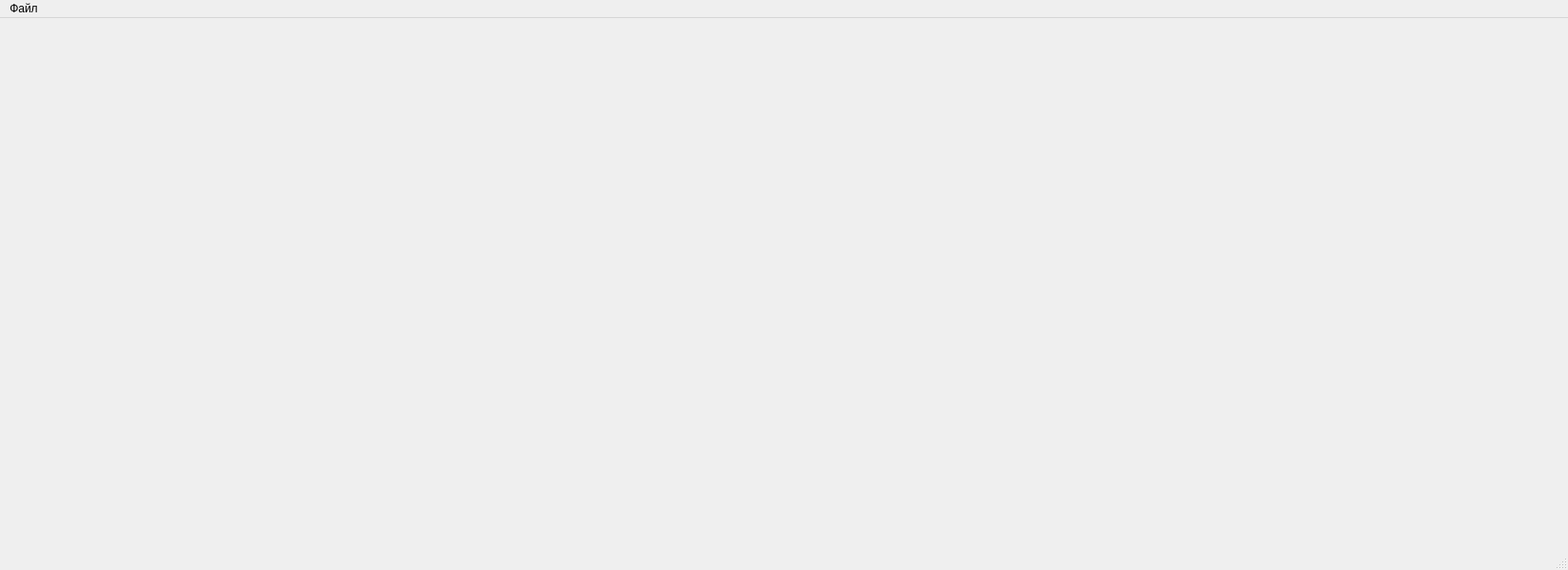
<?xml version="1.0" encoding="UTF-8"?>
<ui version="4.0">
 <class>MainWindow</class>
 <widget class="QMainWindow" name="MainWindow">
  <property name="geometry">
   <rect>
    <x>0</x>
    <y>0</y>
    <width>1650</width>
    <height>600</height>
   </rect>
  </property>
  <property name="sizePolicy">
   <sizepolicy hsizetype="Preferred" vsizetype="Preferred">
    <horstretch>0</horstretch>
    <verstretch>0</verstretch>
   </sizepolicy>
  </property>
  <property name="minimumSize">
   <size>
    <width>1650</width>
    <height>0</height>
   </size>
  </property>
  <property name="windowTitle">
   <string>MainWindow</string>
  </property>
  <widget class="QWidget" name="centralwidget"/>
  <widget class="QMenuBar" name="menubar">
   <property name="geometry">
    <rect>
     <x>0</x>
     <y>0</y>
     <width>1650</width>
     <height>26</height>
    </rect>
   </property>
   <widget class="QMenu" name="menu">
    <property name="title">
     <string>Файл</string>
    </property>
    <addaction name="act_new"/>
    <addaction name="act_open"/>
    <addaction name="separator"/>
    <addaction name="act_save"/>
    <addaction name="act_save_as"/>
    <addaction name="separator"/>
    <addaction name="act_exit"/>
   </widget>
   <addaction name="menu"/>
  </widget>
  <widget class="QStatusBar" name="statusbar"/>
  <action name="act_new">
   <property name="text">
    <string>Новый</string>
   </property>
  </action>
  <action name="act_open">
   <property name="text">
    <string>Открыть</string>
   </property>
  </action>
  <action name="act_save">
   <property name="text">
    <string>Сохранить</string>
   </property>
  </action>
  <action name="act_save_as">
   <property name="text">
    <string>Сохранить как...</string>
   </property>
  </action>
  <action name="act_exit">
   <property name="text">
    <string>Выход</string>
   </property>
  </action>
 </widget>
 <resources/>
 <connections/>
</ui>
